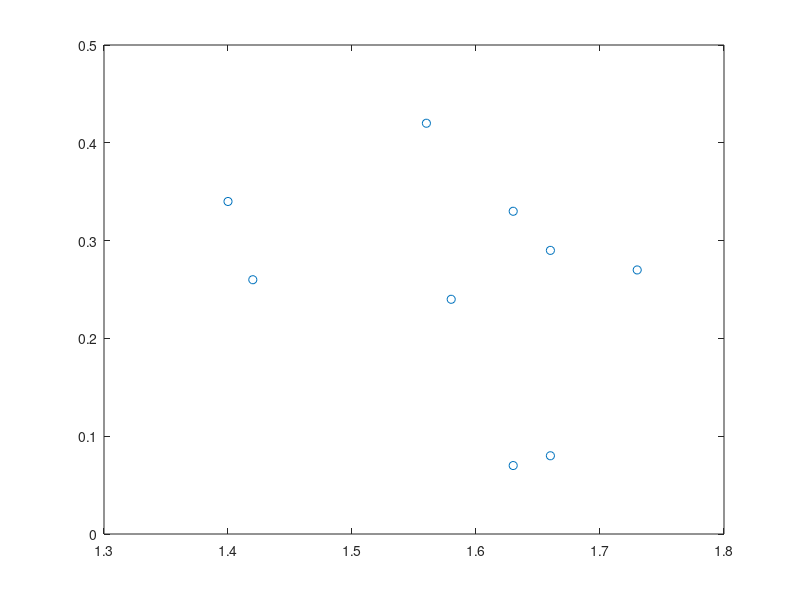

The MATLAB script that drew this image: (Note: this script raises an error after producing the figure.)
%%%% Fitting generalized gamma distribution to the data 


Ns    = 30;



beta = 4.7;
seerest = [1.73	0.27	1.24	0.54	1.79	0.36	1.93	0.03	1.31	0.57	2.04	-0.1
1.66	0.29	0.43	2.29	1.67	0.37	1.81	-0.22	1.12	0.79	0.55	2.14
1.56	0.42	0.43	2.07	1.7	0.45	1.91	-0.13	1.03	0.93	0.37	2.82
1.63	0.07	1.34	0.37	1.63	0.11	1.49	0.11	1.61	0.23	1.93	-0.34
1.66	0.08	1.43	0.29	1.65	0.09	1.51	0.12	1.63	0.24	0.37	2.56
1.58	0.24	0.46	2.24	1.65	0.13	1.48	0.25	1.75	0.24	0.27	3.34
1.63	0.33	1.31	0.52	1.49	0.23	1.53	0.14	1.45	0.26	1.9	-0.15
1.42	0.26	1.36	0.47	1.47	0.2	1.59	0.11	1.48	0.29	2	-0.06
1.4	0.34	1.29	0.63	1.47	0.26	1.48	0.25	1.41	0.41	1.77	-0.04];

lungscale   = seerest(:,1);
lungshape   = seerest(:,2);

plot(lungscale,lungshape,'o')

% plot([0.92 1.08 0.75 1.25], [0.8 0.8 0.5 0.5],'o'); % increase-decrease
% plot([0.85 0.85 0.5 0.5], [1.05 0.95 0.75 1.25],'^'); % increase
% plot([0.92 1.08 0.75 1.25], [1.2 1.2 1.5 1.5],'p'); % decrease-increase
% plot([1.15 1.15 1.5 1.5], [1.05 0.95 0.75 1.25],'s'); % decrease




addpath('G:\Projects\HanGang\Piece_wise_Expo\program\matlab_functions\RPEXE_2010_umbrella');
addpath('G:\Projects\HanGang\Piece_wise_Expo\program\commonly used functions');
res_gam1 = gen_gam_test(beta,comb1(1),comb1(2),Ns);
res_gam2 = gen_gam_test(beta,comb2(1),comb2(2),Ns);
res_gam3 = gen_gam_test(beta,comb3(1),comb3(2),Ns);
res_gam4 = gen_gam_test(beta,comb4(1),comb4(2),Ns);
res_gam5 = gen_gam_test(beta,comb5(1),comb5(2),Ns);
res_gam6 = gen_gam_test(beta,comb6(1),comb6(2),Ns);
res_gam7 = gen_gam_test(beta,comb7(1),comb7(2),Ns);
res_gam8 = gen_gam_test(beta,comb8(1),comb8(2),Ns);
res_gam9 = gen_gam_test(beta,comb9(1),comb9(2),Ns);
res_gam10 = gen_gam_test(beta,comb10(1),comb10(2),Ns);
res_gam11 = gen_gam_test(beta,comb11(1),comb11(2),Ns);
res_gam12 = gen_gam_test(beta,comb12(1),comb12(2),Ns);
res_gam13 = gen_gam_test(beta,comb13(1),comb13(2),Ns);
res_gam14 = gen_gam_test(beta,comb14(1),comb14(2),Ns);
res_gam15 = gen_gam_test(beta,comb15(1),comb15(2),Ns);
res_gam16 = gen_gam_test(beta,comb16(1),comb16(2),Ns);

xlswrite('G:\Projects\HanGang\Piece_wise_Expo\Exponential\program\gengamest1_30.xls',{'gen gamma (lam sig)=(0.92 0.8)'},'A1:A1');
xlswrite('G:\Projects\HanGang\Piece_wise_Expo\Exponential\program\gengamest1_30.xls',res_gam1,'A2:C16');
xlswrite('G:\Projects\HanGang\Piece_wise_Expo\Exponential\program\gengamest1_30.xls',rankavec(res_gam1(:,3)),'D2:D16');

xlswrite('G:\Projects\HanGang\Piece_wise_Expo\Exponential\program\gengamest1_30.xls',{'gen gamma (lam sig)=(1.08 0.8)'},'A17:A17')
xlswrite('G:\Projects\HanGang\Piece_wise_Expo\Exponential\program\gengamest1_30.xls',res_gam2,'A18:C32')
xlswrite('G:\Projects\HanGang\Piece_wise_Expo\Exponential\program\gengamest1_30.xls',rankavec(res_gam2(:,3)),'D18:D32')

xlswrite('G:\Projects\HanGang\Piece_wise_Expo\Exponential\program\gengamest1_30.xls',{'gen gamma (lam sig)=(.75 0.5)'},'A33:A33')
xlswrite('G:\Projects\HanGang\Piece_wise_Expo\Exponential\program\gengamest1_30.xls',res_gam3,'A34:C48')
xlswrite('G:\Projects\HanGang\Piece_wise_Expo\Exponential\program\gengamest1_30.xls',rankavec(res_gam3(:,3)),'D34:D48')

xlswrite('G:\Projects\HanGang\Piece_wise_Expo\Exponential\program\gengamest1_30.xls',{'gen gamma (lam sig)=(1.25 0.5)'},'A49:A49')
xlswrite('G:\Projects\HanGang\Piece_wise_Expo\Exponential\program\gengamest1_30.xls',res_gam4,'A50:C64')
xlswrite('G:\Projects\HanGang\Piece_wise_Expo\Exponential\program\gengamest1_30.xls',rankavec(res_gam4(:,3)),'D50:D64')

xlswrite('G:\Projects\HanGang\Piece_wise_Expo\Exponential\program\gengamest1_30.xls',{'gen gamma (lam sig)=(0.85 1.05)'},'A65:A65')
xlswrite('G:\Projects\HanGang\Piece_wise_Expo\Exponential\program\gengamest1_30.xls',res_gam5,'A66:C80')
xlswrite('G:\Projects\HanGang\Piece_wise_Expo\Exponential\program\gengamest1_30.xls',rankavec(res_gam5(:,3)),'D66:D80')

xlswrite('G:\Projects\HanGang\Piece_wise_Expo\Exponential\program\gengamest1_30.xls',{'gen gamma (lam sig)=(0.85 0.95)'},'A81:A81')
xlswrite('G:\Projects\HanGang\Piece_wise_Expo\Exponential\program\gengamest1_30.xls',res_gam6,'A82:C96')
xlswrite('G:\Projects\HanGang\Piece_wise_Expo\Exponential\program\gengamest1_30.xls',rankavec(res_gam6(:,3)),'D82:D96')

xlswrite('G:\Projects\HanGang\Piece_wise_Expo\Exponential\program\gengamest1_30.xls',{'gen gamma (lam sig)=(0.5 0.75)'},'A97:A97')
xlswrite('G:\Projects\HanGang\Piece_wise_Expo\Exponential\program\gengamest1_30.xls',res_gam7,'A98:C112')
xlswrite('G:\Projects\HanGang\Piece_wise_Expo\Exponential\program\gengamest1_30.xls',rankavec(res_gam7(:,3)),'D98:D112')

xlswrite('G:\Projects\HanGang\Piece_wise_Expo\Exponential\program\gengamest1_30.xls',{'gen gamma (lam sig)=(0.5 1.25)'},'A113:A113')
xlswrite('G:\Projects\HanGang\Piece_wise_Expo\Exponential\program\gengamest1_30.xls',res_gam8,'A114:C128')
xlswrite('G:\Projects\HanGang\Piece_wise_Expo\Exponential\program\gengamest1_30.xls',rankavec(res_gam8(:,3)),'D114:D128')

xlswrite('G:\Projects\HanGang\Piece_wise_Expo\Exponential\program\gengamest1_30.xls',{'gen gamma (lam sig)=(0.92 1.2)'},'A129:A129')
xlswrite('G:\Projects\HanGang\Piece_wise_Expo\Exponential\program\gengamest1_30.xls',res_gam9,'A130:C144')
xlswrite('G:\Projects\HanGang\Piece_wise_Expo\Exponential\program\gengamest1_30.xls',rankavec(res_gam9(:,3)),'D130:D144')

xlswrite('G:\Projects\HanGang\Piece_wise_Expo\Exponential\program\gengamest1_30.xls',{'gen gamma (lam sig)=(1.08 1.2)'},'A145:A145')
xlswrite('G:\Projects\HanGang\Piece_wise_Expo\Exponential\program\gengamest1_30.xls',res_gam10,'A146:C160')
xlswrite('G:\Projects\HanGang\Piece_wise_Expo\Exponential\program\gengamest1_30.xls',rankavec(res_gam10(:,3)),'D146:D160')

xlswrite('G:\Projects\HanGang\Piece_wise_Expo\Exponential\program\gengamest1_30.xls',{'gen gamma (lam sig)=(0.75 1.5)'},'A161:A161')
xlswrite('G:\Projects\HanGang\Piece_wise_Expo\Exponential\program\gengamest1_30.xls',res_gam11,'A162:C176')
xlswrite('G:\Projects\HanGang\Piece_wise_Expo\Exponential\program\gengamest1_30.xls',rankavec(res_gam11(:,3)),'D162:D176')

xlswrite('G:\Projects\HanGang\Piece_wise_Expo\Exponential\program\gengamest1_30.xls',{'gen gamma (lam sig)=(1.25 1.5)'},'A177:A177')
xlswrite('G:\Projects\HanGang\Piece_wise_Expo\Exponential\program\gengamest1_30.xls',res_gam12,'A178:C192')
xlswrite('G:\Projects\HanGang\Piece_wise_Expo\Exponential\program\gengamest1_30.xls',rankavec(res_gam12(:,3)),'D178:D192')

xlswrite('G:\Projects\HanGang\Piece_wise_Expo\Exponential\program\gengamest1_30.xls',{'gen gamma (lam sig)=(1.15 1.05)'},'A193:A193')
xlswrite('G:\Projects\HanGang\Piece_wise_Expo\Exponential\program\gengamest1_30.xls',res_gam13,'A194:C208')
xlswrite('G:\Projects\HanGang\Piece_wise_Expo\Exponential\program\gengamest1_30.xls',rankavec(res_gam13(:,3)),'D194:D208')

xlswrite('G:\Projects\HanGang\Piece_wise_Expo\Exponential\program\gengamest1_30.xls',{'gen gamma (lam sig)=(1.15 0.95)'},'A209:A209')
xlswrite('G:\Projects\HanGang\Piece_wise_Expo\Exponential\program\gengamest1_30.xls',res_gam14,'A210:C224')
xlswrite('G:\Projects\HanGang\Piece_wise_Expo\Exponential\program\gengamest1_30.xls',rankavec(res_gam14(:,3)),'D210:D224')

xlswrite('G:\Projects\HanGang\Piece_wise_Expo\Exponential\program\gengamest1_30.xls',{'gen gamma (lam sig)=(1.5 0.75)'},'A225:A225')
xlswrite('G:\Projects\HanGang\Piece_wise_Expo\Exponential\program\gengamest1_30.xls',res_gam15,'A226:C240')
xlswrite('G:\Projects\HanGang\Piece_wise_Expo\Exponential\program\gengamest1_30.xls',rankavec(res_gam15(:,3)),'D226:D240')

xlswrite('G:\Projects\HanGang\Piece_wise_Expo\Exponential\program\gengamest1_30.xls',{'gen gamma (lam sig)=(1.5 1.25)'},'A241:A241')
xlswrite('G:\Projects\HanGang\Piece_wise_Expo\Exponential\program\gengamest1_30.xls',res_gam16,'A242:C256')
xlswrite('G:\Projects\HanGang\Piece_wise_Expo\Exponential\program\gengamest1_30.xls',rankavec(res_gam16(:,3)),'D242:D256')



%%%%%%%%%%%%%%%%%%%%%%%%%%%%%%%%%%%%%%%%%%%%%%%%%%%%%%%%%%%%%%%%%%%%%%%%%
%%%%%%%%%%%%%%%%%%%%%%%%%%%%%%%%%%%%%%%%%%%%%%%%%%%%%%%%%%%%%%%%%%%%%%%%%
%
% 
Ns    = 100;


textseq = {'1,  Kaplan-Meier',...
'2,  Kaplan-Meier with window of 30',...
'3,  Kaplan-Meier with window of 10',...
'4,  Gamma',...
'5,  Weibull',...
'6,  Lognormal',...
'7,  Exponential with censor at 0',...
'8,  Exponential with censor at 60',...
'9,  Exponential with censor at 90',...
'10,  Exponential with censor at 120',...
'11,  Exponential with censor at 150',...
'12,  Exponential with censor at 180',...
'13,  Exponential with censor at 210',...
'14,  PEXE (Kim and Proschan)',...
'15,  RPEXE'};


beta = 4.7;
comb1 = [0.92 0.8];
comb2 = [1.08 0.8];
comb3 = [0.75 0.5];
comb4 = [1.25 0.5];
comb5 = [0.85 1.05];
comb6 = [0.85 0.95];
comb7 = [0.5 0.75];
comb8 = [0.5 1.25];
comb9 = [0.92 1.2];
comb10 = [1.08 1.2];
comb11 = [0.75 1.5];
comb12 = [1.25 1.5];
comb13 = [1.15 1.05];
comb14 = [1.15 0.95];
comb15 = [1.5 0.75];
comb16 = [1.5 1.25];

% plot([0.92 1.08 0.75 1.25], [0.8 0.8 0.5 0.5],'o'); % increase-decrease
% plot([0.85 0.85 0.5 0.5], [1.05 0.95 0.75 1.25],'^'); % increase
% plot([0.92 1.08 0.75 1.25], [1.2 1.2 1.5 1.5],'p'); % decrease-increase
% plot([1.15 1.15 1.5 1.5], [1.05 0.95 0.75 1.25],'s'); % decrease




addpath('G:\Projects\HanGang\Piece_wise_Expo\program\matlab_functions\RPEXE_2010_umbrella');
addpath('G:\Projects\HanGang\Piece_wise_Expo\program\commonly used functions');
res_gam1 = gen_gam_test(beta,comb1(1),comb1(2),Ns);
res_gam2 = gen_gam_test(beta,comb2(1),comb2(2),Ns);
res_gam3 = gen_gam_test(beta,comb3(1),comb3(2),Ns);
res_gam4 = gen_gam_test(beta,comb4(1),comb4(2),Ns);
res_gam5 = gen_gam_test(beta,comb5(1),comb5(2),Ns);
res_gam6 = gen_gam_test(beta,comb6(1),comb6(2),Ns);
res_gam7 = gen_gam_test(beta,comb7(1),comb7(2),Ns);
res_gam8 = gen_gam_test(beta,comb8(1),comb8(2),Ns);
res_gam9 = gen_gam_test(beta,comb9(1),comb9(2),Ns);
res_gam10 = gen_gam_test(beta,comb10(1),comb10(2),Ns);
res_gam11 = gen_gam_test(beta,comb11(1),comb11(2),Ns);
res_gam12 = gen_gam_test(beta,comb12(1),comb12(2),Ns);
res_gam13 = gen_gam_test(beta,comb13(1),comb13(2),Ns);
res_gam14 = gen_gam_test(beta,comb14(1),comb14(2),Ns);
res_gam15 = gen_gam_test(beta,comb15(1),comb15(2),Ns);
res_gam16 = gen_gam_test(beta,comb16(1),comb16(2),Ns);

xlswrite('G:\Projects\HanGang\Piece_wise_Expo\Exponential\program\gengamest1_100.xls',{'gen gamma (lam sig)=(0.92 0.8)'},'A1:A1');
xlswrite('G:\Projects\HanGang\Piece_wise_Expo\Exponential\program\gengamest1_100.xls',res_gam1,'A2:C16');
xlswrite('G:\Projects\HanGang\Piece_wise_Expo\Exponential\program\gengamest1_100.xls',rankavec(res_gam1(:,3)),'D2:D16');

xlswrite('G:\Projects\HanGang\Piece_wise_Expo\Exponential\program\gengamest1_100.xls',{'gen gamma (lam sig)=(1.08 0.8)'},'A17:A17')
xlswrite('G:\Projects\HanGang\Piece_wise_Expo\Exponential\program\gengamest1_100.xls',res_gam2,'A18:C32')
xlswrite('G:\Projects\HanGang\Piece_wise_Expo\Exponential\program\gengamest1_100.xls',rankavec(res_gam2(:,3)),'D18:D32')

xlswrite('G:\Projects\HanGang\Piece_wise_Expo\Exponential\program\gengamest1_100.xls',{'gen gamma (lam sig)=(.75 0.5)'},'A33:A33')
xlswrite('G:\Projects\HanGang\Piece_wise_Expo\Exponential\program\gengamest1_100.xls',res_gam3,'A34:C48')
xlswrite('G:\Projects\HanGang\Piece_wise_Expo\Exponential\program\gengamest1_100.xls',rankavec(res_gam3(:,3)),'D34:D48')

xlswrite('G:\Projects\HanGang\Piece_wise_Expo\Exponential\program\gengamest1_100.xls',{'gen gamma (lam sig)=(1.25 0.5)'},'A49:A49')
xlswrite('G:\Projects\HanGang\Piece_wise_Expo\Exponential\program\gengamest1_100.xls',res_gam4,'A50:C64')
xlswrite('G:\Projects\HanGang\Piece_wise_Expo\Exponential\program\gengamest1_100.xls',rankavec(res_gam4(:,3)),'D50:D64')

xlswrite('G:\Projects\HanGang\Piece_wise_Expo\Exponential\program\gengamest1_100.xls',{'gen gamma (lam sig)=(0.85 1.05)'},'A65:A65')
xlswrite('G:\Projects\HanGang\Piece_wise_Expo\Exponential\program\gengamest1_100.xls',res_gam5,'A66:C80')
xlswrite('G:\Projects\HanGang\Piece_wise_Expo\Exponential\program\gengamest1_100.xls',rankavec(res_gam5(:,3)),'D66:D80')

xlswrite('G:\Projects\HanGang\Piece_wise_Expo\Exponential\program\gengamest1_100.xls',{'gen gamma (lam sig)=(0.85 0.95)'},'A81:A81')
xlswrite('G:\Projects\HanGang\Piece_wise_Expo\Exponential\program\gengamest1_100.xls',res_gam6,'A82:C96')
xlswrite('G:\Projects\HanGang\Piece_wise_Expo\Exponential\program\gengamest1_100.xls',rankavec(res_gam6(:,3)),'D82:D96')

xlswrite('G:\Projects\HanGang\Piece_wise_Expo\Exponential\program\gengamest1_100.xls',{'gen gamma (lam sig)=(0.5 0.75)'},'A97:A97')
xlswrite('G:\Projects\HanGang\Piece_wise_Expo\Exponential\program\gengamest1_100.xls',res_gam7,'A98:C112')
xlswrite('G:\Projects\HanGang\Piece_wise_Expo\Exponential\program\gengamest1_100.xls',rankavec(res_gam7(:,3)),'D98:D112')

xlswrite('G:\Projects\HanGang\Piece_wise_Expo\Exponential\program\gengamest1_100.xls',{'gen gamma (lam sig)=(0.5 1.25)'},'A113:A113')
xlswrite('G:\Projects\HanGang\Piece_wise_Expo\Exponential\program\gengamest1_100.xls',res_gam8,'A114:C128')
xlswrite('G:\Projects\HanGang\Piece_wise_Expo\Exponential\program\gengamest1_100.xls',rankavec(res_gam8(:,3)),'D114:D128')

xlswrite('G:\Projects\HanGang\Piece_wise_Expo\Exponential\program\gengamest1_100.xls',{'gen gamma (lam sig)=(0.92 1.2)'},'A129:A129')
xlswrite('G:\Projects\HanGang\Piece_wise_Expo\Exponential\program\gengamest1_100.xls',res_gam9,'A130:C144')
xlswrite('G:\Projects\HanGang\Piece_wise_Expo\Exponential\program\gengamest1_100.xls',rankavec(res_gam9(:,3)),'D130:D144')

xlswrite('G:\Projects\HanGang\Piece_wise_Expo\Exponential\program\gengamest1_100.xls',{'gen gamma (lam sig)=(1.08 1.2)'},'A145:A145')
xlswrite('G:\Projects\HanGang\Piece_wise_Expo\Exponential\program\gengamest1_100.xls',res_gam10,'A146:C160')
xlswrite('G:\Projects\HanGang\Piece_wise_Expo\Exponential\program\gengamest1_100.xls',rankavec(res_gam10(:,3)),'D146:D160')

xlswrite('G:\Projects\HanGang\Piece_wise_Expo\Exponential\program\gengamest1_100.xls',{'gen gamma (lam sig)=(0.75 1.5)'},'A161:A161')
xlswrite('G:\Projects\HanGang\Piece_wise_Expo\Exponential\program\gengamest1_100.xls',res_gam11,'A162:C176')
xlswrite('G:\Projects\HanGang\Piece_wise_Expo\Exponential\program\gengamest1_100.xls',rankavec(res_gam11(:,3)),'D162:D176')

xlswrite('G:\Projects\HanGang\Piece_wise_Expo\Exponential\program\gengamest1_100.xls',{'gen gamma (lam sig)=(1.25 1.5)'},'A177:A177')
xlswrite('G:\Projects\HanGang\Piece_wise_Expo\Exponential\program\gengamest1_100.xls',res_gam12,'A178:C192')
xlswrite('G:\Projects\HanGang\Piece_wise_Expo\Exponential\program\gengamest1_100.xls',rankavec(res_gam12(:,3)),'D178:D192')

xlswrite('G:\Projects\HanGang\Piece_wise_Expo\Exponential\program\gengamest1_100.xls',{'gen gamma (lam sig)=(1.15 1.05)'},'A193:A193')
xlswrite('G:\Projects\HanGang\Piece_wise_Expo\Exponential\program\gengamest1_100.xls',res_gam13,'A194:C208')
xlswrite('G:\Projects\HanGang\Piece_wise_Expo\Exponential\program\gengamest1_100.xls',rankavec(res_gam13(:,3)),'D194:D208')

xlswrite('G:\Projects\HanGang\Piece_wise_Expo\Exponential\program\gengamest1_100.xls',{'gen gamma (lam sig)=(1.15 0.95)'},'A209:A209')
xlswrite('G:\Projects\HanGang\Piece_wise_Expo\Exponential\program\gengamest1_100.xls',res_gam14,'A210:C224')
xlswrite('G:\Projects\HanGang\Piece_wise_Expo\Exponential\program\gengamest1_100.xls',rankavec(res_gam14(:,3)),'D210:D224')

xlswrite('G:\Projects\HanGang\Piece_wise_Expo\Exponential\program\gengamest1_100.xls',{'gen gamma (lam sig)=(1.5 0.75)'},'A225:A225')
xlswrite('G:\Projects\HanGang\Piece_wise_Expo\Exponential\program\gengamest1_100.xls',res_gam15,'A226:C240')
xlswrite('G:\Projects\HanGang\Piece_wise_Expo\Exponential\program\gengamest1_100.xls',rankavec(res_gam15(:,3)),'D226:D240')

xlswrite('G:\Projects\HanGang\Piece_wise_Expo\Exponential\program\gengamest1_100.xls',{'gen gamma (lam sig)=(1.5 1.25)'},'A241:A241')
xlswrite('G:\Projects\HanGang\Piece_wise_Expo\Exponential\program\gengamest1_100.xls',res_gam16,'A242:C256')
xlswrite('G:\Projects\HanGang\Piece_wise_Expo\Exponential\program\gengamest1_100.xls',rankavec(res_gam16(:,3)),'D242:D256')
